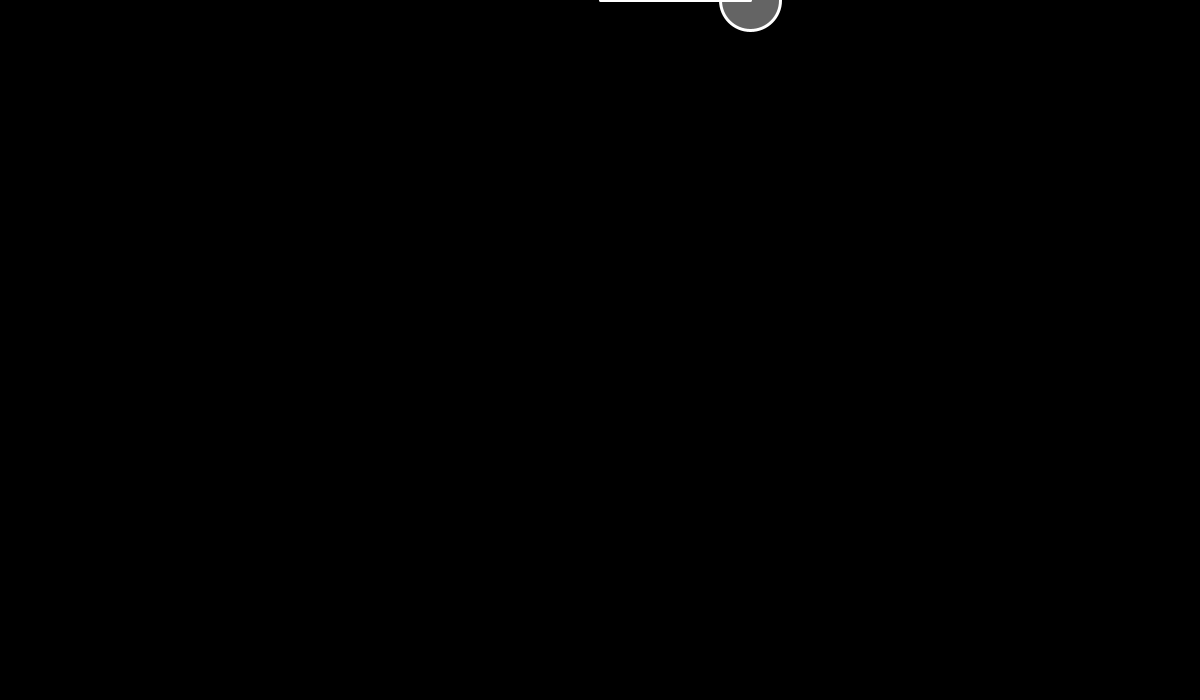
Frame 1 (no input)
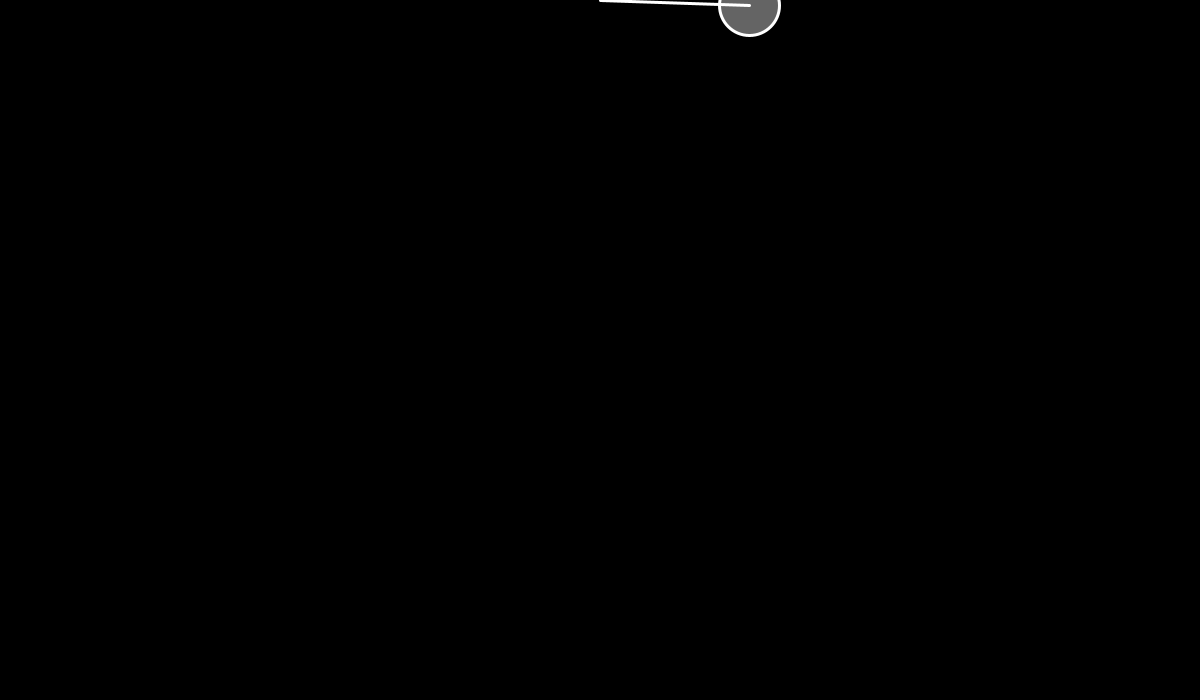
Frame 60 (the mouse pressed at the canvas centre just before this capture)
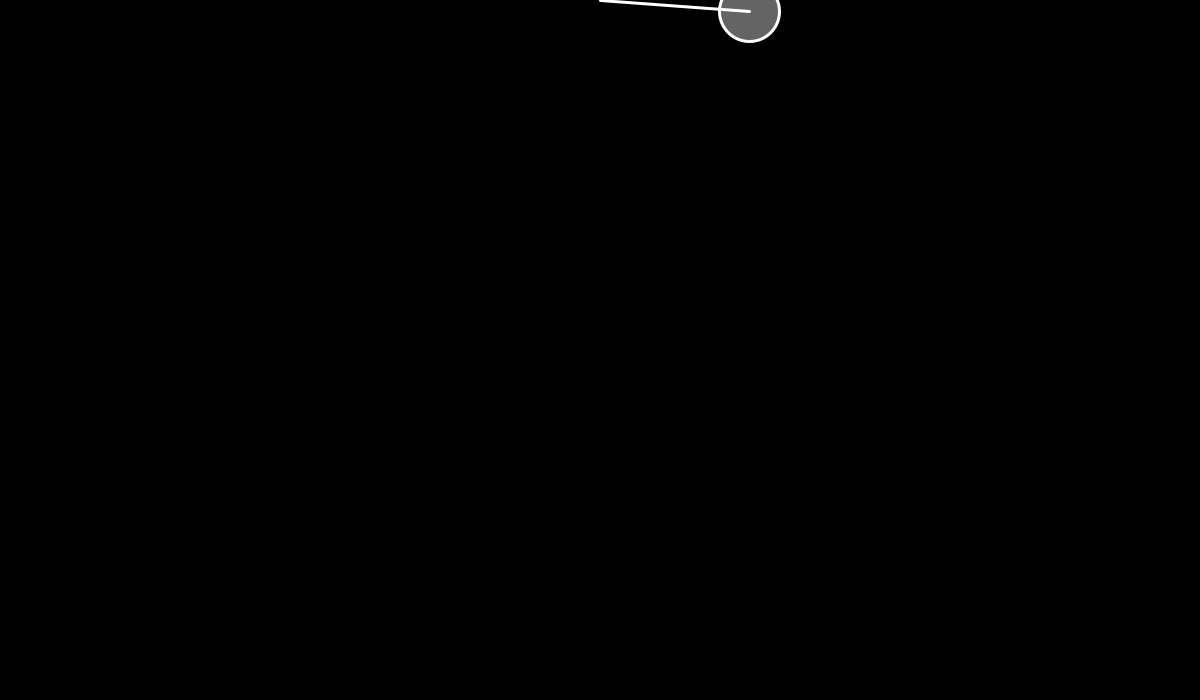
Frame 120 (the mouse held since frame 60 and released just before this capture)

The Processing sketch that drew these frames (run headless with seeded random() and noise(); from frame 60 on, the mouse is pressed at the canvas centre):

// Processing sketch: Pendulum
// ── Pendulum.pde

class CreateObject{
  PVector location;
  PVector velocity;
  PVector acceleration;
  float mass;
  float D;
  float restLength;
public
  CreateObject(float length){
    restLength = length;
    mass = 3/*random(1, 2)*/;
    D=mass*20;
    //restLength = random(80, 400);
    location = new PVector(width/2+restLength, 0 /*random(D/2, width-D/2), random(D/2, height-D/2)*/);
    velocity = new PVector(0, 0);
    acceleration = new PVector(0, 0);
    
    //println(location.x + "  " + location.y);
  }
  void walls(){
    if((location.x+D/2>width)||(location.x-D/2<0)) velocity.x = 1*(-velocity.x-0.1);
    if((location.y+D/2>height)||(location.y-D/2<0)) velocity.y = 1*(-velocity.y-0.1);

  }
  void update(){
    
    velocity.add(acceleration);
    //velocity.limit(20);
    //velocity.mult(0.99);
    location.add(velocity);
    acceleration.setMag(0);
  }
  void applyForce(PVector force){
    PVector f = PVector.div(force, mass);
    acceleration.add(f);
  }
  void display(){
    line(origin.x, origin.y, location.x, location.y);
    ellipse(location.x,location.y, D, D);
  }
}

CreateObject[] balls;

int N = 1; 
//float restLength = 300;
int CurLength;

PVector origin;

void setup(){
  size(1200,700);  
  int length = 150;
  balls = new CreateObject[N];
  for(int i=0;i<balls.length;i++){
    balls[i] = new CreateObject(length);
    //length+=20;
  }
  origin = new PVector(width/2, 0);
  strokeWeight(3);
  stroke(255);
}


void draw(){
  background(0);
  fill(255, 100);
  stroke(255);
  for(CreateObject ball : balls){
    PVector gravitation = new PVector(0, 0.3);
    gravitation.mult(ball.mass);
    ball.applyForce(gravitation);
    
    PVector string = PVector.sub(ball.location, origin);
    float x = string.mag() - ball.restLength;
    float k=0.01;
    string.setMag(-k*x);
    //PVector a = string;
    //float cos = gravitation.y/sqrt((ball.location.x - gravitation.x)*(ball.location.x - gravitation.x) + gravitation.y*gravitation.y);
    //string.setMag(gravitation.mag()*cos(PVector.angleBetween(gravitation, string)));
    //string.setMag(gravitation.y*cos);
    ball.applyForce(string);
     
    //println(degrees(PVector.angleBetween(gravitation, string)));
    
    if(mousePressed && (mouseButton == LEFT)){
      PVector tornado = new PVector(0.5, 0);
      ball.applyForce(tornado);
    }
    if(mousePressed && (mouseButton == RIGHT)){
      PVector wind = new PVector(-0.5, 0);
      ball.applyForce(wind);
    }
    
    ball.walls();
    ball.update();
    ball.display();
  }
}
